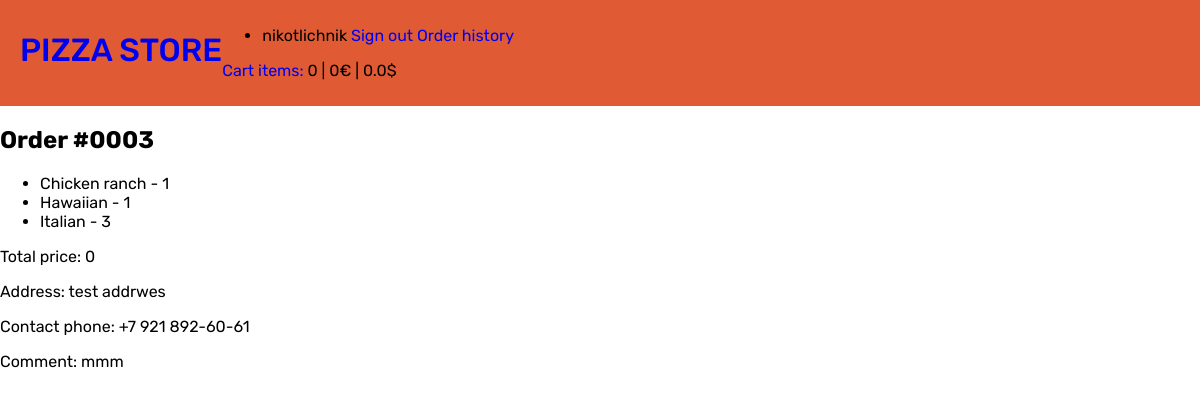
Page /orders/3 (signed in) on the committed database.
### pizza_store_app/models.py (models this page shows, shortened)
class Order(models.Model):
    customer = models.ForeignKey(Customer, on_delete=models.CASCADE, verbose_name='Покупатель')
    date = models.DateTimeField(verbose_name='Дата', auto_now_add=True)
    address = models.TextField(verbose_name='Адрес доставки', max_length='1024')
    contact_phone = models.CharField(verbose_name='Контактный номер телефона', max_length=20)
    comment = models.TextField(verbose_name='Комментарий', max_length='1024')
    total_price = models.PositiveIntegerField(verbose_name='Итоговая цена в евро')
    class Meta:
        verbose_name = 'заказ'
        verbose_name_plural = 'заказы'

class OrderedItem(models.Model):
    order = models.ForeignKey(Order, on_delete=models.CASCADE, verbose_name='Заказ')
    product = models.ForeignKey(Product, on_delete=models.CASCADE, verbose_name='Продукт')
    quantity = models.PositiveIntegerField(verbose_name='Количество')
    price_per_item = models.PositiveIntegerField(verbose_name='Цена за шт.')
    class Meta:
        verbose_name = 'заказанный продукт'
        verbose_name_plural = 'заказанные продукты'

class Product(models.Model):
    name = models.CharField(verbose_name='Название', max_length=256)
    description = models.TextField(verbose_name='Описание', max_length=512)
    category = models.ForeignKey(Category, on_delete=models.SET_NULL, verbose_name='Категория продукта', null=True,
                                 blank=True)
    image = models.CharField(verbose_name='Файл с изображением', max_length=512)
    price = models.PositiveIntegerField(verbose_name='Цена в евро')
    class Meta:
        verbose_name = 'продукт'
        verbose_name_plural = 'продукты'

### pizza_store_app/views.py (the view)
# urls.py: path('orders/<int:order_id>', views.order_details, name='order_details'),
@login_required()
def order_details(request, order_id):
    order = get_object_or_404(Order, pk=order_id, customer=request.user.customer)
    context = {
        'cart_info': get_user_cart_info(request.user),
        'order': order,
    }
    return render(request, 'pizza_store_app/order_detail.html', context)

### pizza_store_app/views.py (called while the page is built)
def get_usd_price(eur_price):
    return round(eur_price / DOLLAR_TO_EURO_RATE, 2)

### pizza_store_app/templates/pizza_store_app/order_detail.html
{% extends 'base.html' %}
{% block content %}
    <h2>Order #{{ order.id | stringformat:"04d" }}</h2>
                        <ul>
                        {% for ordered_item in order.ordereditem_set.all %}
                            <li>{{ ordered_item.product.name }} - {{ ordered_item.quantity }}</li>
                        {% endfor %}
                    </ul>
    <p>Total price: {{ order.total_price }}</p>
    <p>Address: {{ order.address }}</p>
    <p>Contact phone: {{ order.contact_phone }}</p>
    <p>Comment: {{ order.comment }}</p>
{% endblock %}

### templates/base.html (shortened to what this page needs)
{% load static %}
<!DOCTYPE html>
<html lang="en">
<head>
    <link rel="stylesheet" href="{% static 'css/style.css' %}">
</head>
<body>
<header class="page-header">
    <h1 class="page-header__title"><a href="{% url 'pizza_store_app:catalog' %}">PIZZA STORE</a></h1>
    <nav class="page-header__nav auth-nav">
        <ul class="auth-nav__list">
            {% if user.username %}
                <li class="auth-nav__item">
                    <span class="auth-nav__username">{{ user.username }}</span>
                    <a class="auth-nav__link" href="{% url 'loginsys_app:logout' %}">Sign out</a>
                    <a class="auth-nav__link" href="{% url 'pizza_store_app:order_history' %}">Order history</a>
                </li>
            {% endif %}
        </ul>
        <p><a href="{% url 'pizza_store_app:cart' %}">Cart items:</a> {{ cart_info.counter }} | {{ cart_info.cart_total_eur }}€ | {{ cart_info.cart_total_usd }}$</p>
    </nav>
</header>
<main class="content">
    {% block content %}{% endblock %}
</main>
</body>
</html>

### static/css/style.css (style rules this page uses)
:root { --orange: #e05b33; --darkorange: #ca4b26; --darkorange-opacity: rgba(202, 75, 38, 0.85); }
body { display: grid; grid-template-areas: 'header' 'content' 'footer'; margin: 0; font-family: 'Rubik', sans-serif; }
a { text-decoration: none; }
.page-header { display: flex; padding: 10px 20px; background-color: var(--orange); }
.page-header__title { color: white; font-weight: 500; }

### rows in the picture
Order: id "0003", total_price "0", address "test addrwes", contact_phone "+7 921 892-60-61", comment "mmm"
OrderedItem: product.name "Chicken ranch", quantity "1"
OrderedItem: product.name "Hawaiian", quantity "1"
OrderedItem: product.name "Italian", quantity "3"

### other values in the picture
{{ user.username }} "nikotlichnik"
{{ cart_info.counter }} "0"
{{ cart_info.cart_total_eur }} "0"
{{ cart_info.cart_total_usd }} "0.0"
